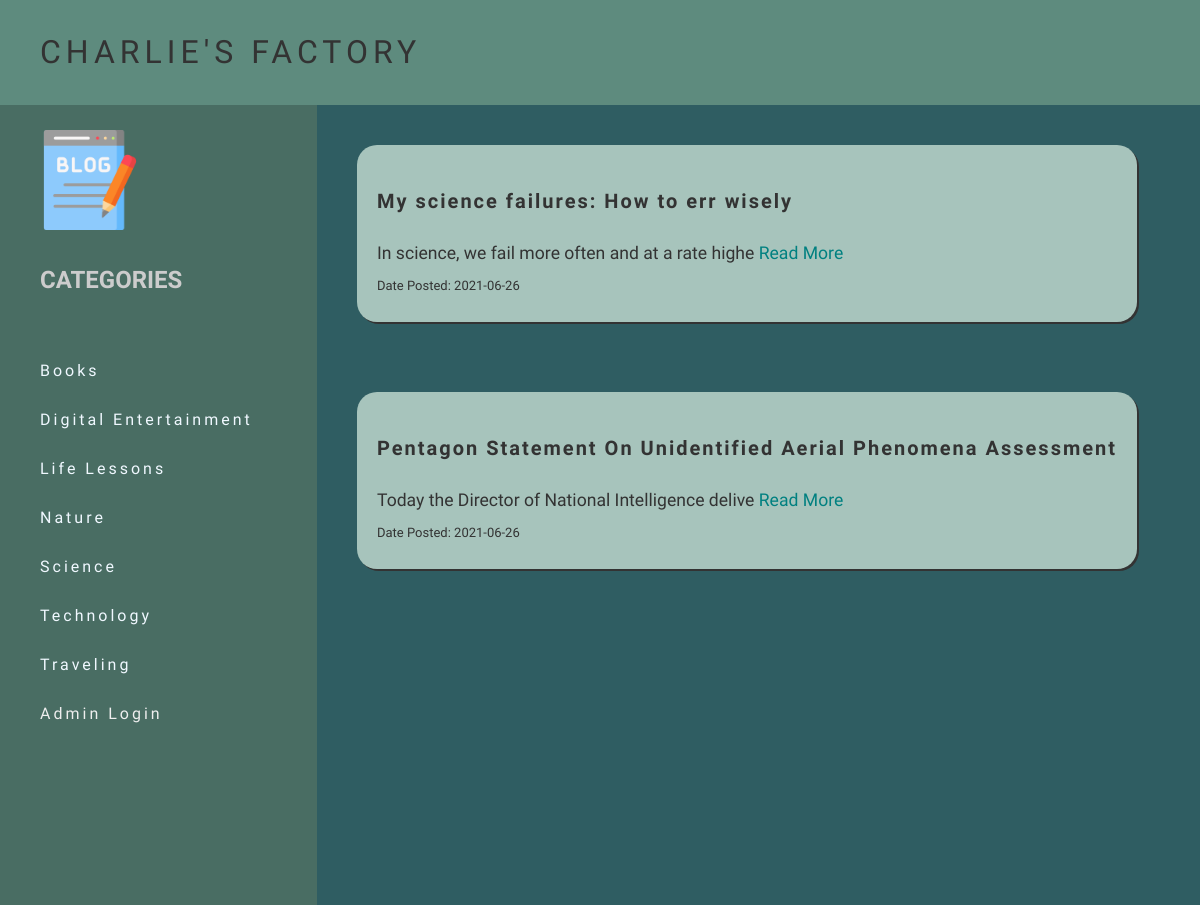
/?category_id=2, run on the app's committed database.
### tables this page shows
CREATE TABLE `categories` (
  `id` int(11) NOT NULL,
  `category_name` varchar(255) NOT NULL
);

CREATE TABLE `articles` (
  `article_id` int(11) NOT NULL,
  `category_id` int(11) NOT NULL,
  `title` text NOT NULL,
  `summary` text NOT NULL,
  `content` text NOT NULL,
  `post_date` date NOT NULL
);

### index.php (the view, shortened to what this page needs)
<?php include('db_conn.php') ?>
<!DOCTYPE html>
<html lang="en">
    <head>
        <link rel="stylesheet" href="assets/style.css">
    </head>
    <body>
        <header>
            <a href="index.php" class="logo">CHARLIE'S FACTORY</a>
        </header>
        <div class="body">
            <?php include('sidebar.php') ?>
            <div class="main-content">
                <?php
                    if(!empty($_GET["category_id"]))
                    {
                        $id = $_GET['category_id'];
                        $query = "SELECT * from articles where category_id = $id;";
                        $res = mysqli_query($conn, $query);
                        while($row = mysqli_fetch_array($res, MYSQLI_ASSOC)){
                            ?>
                            <div class="page">
                                <h3><?php echo $row['title'] ?></h3>
                                <div class='summary'>
                                    <?php echo $row['summary'] ?>
                                    <a href="display_article.php?article_id=<?php echo $row['article_id']?>">Read More</a>
                                </div>
                                <span> Date Posted: <?php echo $row['post_date'] ?></span>
                            </div>
                            <?php
                        }
                    }
                    ?>
            </div>
        </div>
    </body>
</html>

### sidebar.php
<?php include('db_conn.php') ?>
<nav class="side-bar">
    <div class="user-p">
        <img src="images/blog.png">
        <h4>CATEGORIES</h4>
    </div>
    <ul class="list">
        <?php
            $qry = "SELECT * FROM categories;";
            $result = mysqli_query($conn, $qry);
            $resultCheck = mysqli_num_rows($result);
            $row = mysqli_fetch_all($result, MYSQLI_ASSOC);
            if($resultCheck > 0){
                foreach($row as $categories){
                    ?>
                    <li >
                        <a style="color:aliceblue" href='?category_id=<?php echo $categories['id']?>'>
                            <span><?php echo $categories['category_name'] ?></span>
                        </a>
                    </li>
                    <?php
                }
            }
        ?>
        <li>
            <a href="admin_login.php">Admin Login</a>
        </li>
    </ul>
</nav>

### assets/style.css (style rules this page uses)
body { background-color: #2F5D62; margin: 0; padding: 0; box-sizing: border-box; font-family: 'Cantora One', sans-serif; }
header { overflow: hidden; background-color: #5E8B7E; padding: 20px; }
header a { float: left; color: #333; text-align: center; padding: 20px; text-decoration: none; font-size: 2em; line-height: 25px; border-radius: 4px; letter-spacing: 5px; }
.user-p { padding-left: 40px; padding-top: 25px; }
.user-p img { width: 100px; }
.user-p h4 { color: #ccc; font-size: 1.5em; }
.body { display: flex; }
.side-bar { width: 317px; background: #496d63; min-height: 100vh; transition: 500ms width; }
.side-bar ul { padding: 20px; list-style-type: none; }
.side-bar ul li { font-size: 16px; padding: 15px 0px; padding-left: 20px; transition: 500ms; white-space: nowrap; overflow: hidden; text-overflow: ellipsis; }
.side-bar ul li a { text-decoration: none; color: #eee; cursor: pointer; letter-spacing: 3px; }
.page { padding: 20px; line-height: 2em; font-size: 16px; }
.side-bar { width: 317px; background: #496d63; min-height: 100vh; transition: 500ms; }
.main-content { padding: 40px; }

### index.php (style rules this page uses)
.page { padding: 20px; line-height: 2em; font-size: 16px; background-color: #A7C4BC; border-radius: 20px; margin-bottom: 70px; box-shadow: 2px 2px #333; color: #333; }
.page h3 { letter-spacing: 2px; font-size: 20px; }
.page span { font-size: 13px; }
.summary { font-size: 1.1em; }
.summary a { color:teal; text-decoration: none; }
.main-content { padding: 40px; }

### data on the page
categories: category_name "Books"
categories: category_name "Digital Entertainment"
categories: category_name "Life Lessons"
categories: category_name "Nature"
categories: category_name "Science"
categories: category_name "Technology"
categories: category_name "Traveling"
articles: title "My science failures: How to err wisely", summary "In science, we fail more often and at a rate highe", post_date "2021-06-26"
articles: title "Pentagon Statement On Unidentified Aerial Phenomena Assessment", summary "Today the Director of National Intelligence delive", post_date "2021-06-26"
